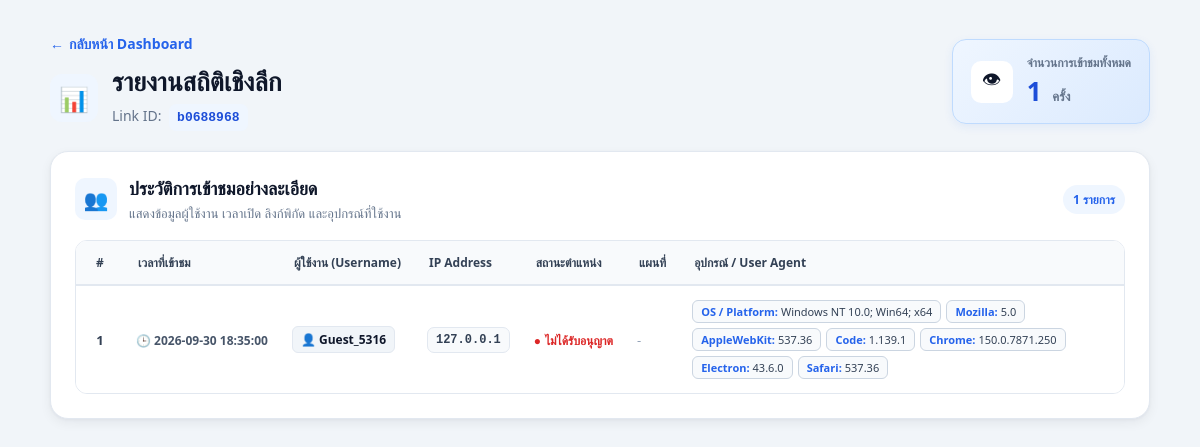
The page /admin/stats/b0688968 (signed in) on the database its author committed.
### tables this page shows
CREATE TABLE visits (
            id INTEGER PRIMARY KEY AUTOINCREMENT,
            link_id TEXT,
            ip_address TEXT,
            user_agent TEXT,
            latitude REAL,
            longitude REAL, username TEXT, created_at TIMESTAMP DEFAULT CURRENT_TIMESTAMP,
            FOREIGN KEY(link_id) REFERENCES links(id)
        );

### router.py (the view)
@router.route('/admin/stats/<link_id>')
def admin_stats(link_id):
    if not session.get('admin_logged_in'):
        return redirect(url_for('router.admin_login'))
    visits = api.fetch_link_stats(link_id)
    if visits is None:
        return "Link not found", 404
    return render_template('admin_stats.html', link_id=link_id, visits=visits, current_username=session.get('admin_username'))

### api.py (called while the page is built)
def get_db_connection():
    connection = sqlite3.connect(DATABASE_PATH)
    return connection

def parse_user_agent(user_agent_string):
    if not user_agent_string or user_agent_string == "-":
        return {}
    parsed_data = {}
    operating_system_match = re.search(r"\((.*?)\)", user_agent_string)
    if operating_system_match:
        parsed_data["OS / Platform"] = operating_system_match.group(1)
    tokens = re.findall(r"([a-zA-Z0-9\-_]+)/([0-9\.]+)", user_agent_string)
    for key, value in tokens:
        parsed_data[key] = value
    return parsed_data

def fetch_link_stats(link_id):
    connection = get_db_connection()
    connection.row_factory = sqlite3.Row
    cursor = connection.cursor()
    cursor.execute("SELECT id FROM links WHERE id = ?", (link_id,))
    if not cursor.fetchone():
        connection.close()
        return None
    cursor.execute(
        """
        SELECT id, username, ip_address, latitude, longitude, user_agent, created_at
        FROM visits WHERE link_id = ? ORDER BY id DESC
        """,
        (link_id,),
    )
    raw_visits = cursor.fetchall()
    connection.close()
    visits = []
    for row in raw_visits:
        item = dict(row)
        item["parsed_ua"] = parse_user_agent(item.get("user_agent"))
        visits.append(item)
    return visits

### templates/admin_stats.html (shortened to what this page needs)
<!doctype html>
<html lang="th">
  <head>
    <link
      rel="stylesheet"
      href="{{ url_for('static', filename='css/common.css') }}"
    />
    <link
      rel="stylesheet"
      href="{{ url_for('static', filename='css/admin_stats.css') }}"
    />
  </head>
  <body class="stats-page">
    <div class="stats-container">
      <div class="stats-page-header">
        <div class="stats-header-left">
          <a href="/admin" class="stats-back-btn">
            <span>←</span>
            <span>กลับหน้า Dashboard</span>
          </a>
          <div class="stats-title-row">
            <div class="stats-title-icon">📊</div>
            <div>
              <h1 class="stats-title">รายงานสถิติเชิงลึก</h1>
              <div class="stats-link-id">
                Link ID: <code>{{ link_id }}</code>
              </div>
            </div>
          </div>
        </div>
        <div class="stats-total-box">
          <div class="stats-total-icon">👁</div>
          <div>
            <div class="stats-total-label">จำนวนการเข้าชมทั้งหมด</div>
            <div class="stats-total-value">
              {{ visits|length }} <span>ครั้ง</span>
            </div>
          </div>
        </div>
      </div>
      <div class="stats-card">
        <div class="stats-section-header">
          <div class="stats-section-title-wrap">
            <div class="stats-section-icon">👥</div>
            <div>
              <h2>ประวัติการเข้าชมอย่างละเอียด</h2>
              <p>แสดงข้อมูลผู้ใช้งาน เวลาเปิด ลิงก์พิกัด และอุปกรณ์ที่ใช้งาน</p>
            </div>
          </div>
          <div class="stats-count-badge">{{ visits|length }} รายการ</div>
        </div>
        {% if visits %}
        <div class="stats-table-wrapper">
          <table class="stats-table">
            <thead>
              <tr>
                <th class="stats-col-number">#</th>
                <th>เวลาที่เข้าชม</th>
                <th>ผู้ใช้งาน (Username)</th>
                <th>IP Address</th>
                <th>สถานะตำแหน่ง</th>
                <th>แผนที่</th>
                <th>อุปกรณ์ / User Agent</th>
              </tr>
            </thead>
            <tbody>
              {% for visit in visits %}
              <tr>
                <td class="stats-row-number">{{ loop.index }}</td>
                <td>
                  <span class="stats-time"
                    >🕒 {{ visit["created_at"] or "ไม่ระบุเวลา" }}</span
                  >
                </td>
                <td>
                  <span class="stats-username"
                    >👤 {{ visit["username"] or "ไม่ระบุตัวตน" }}</span
                  >
                </td>
                <td>
                  <span class="stats-ip">{{ visit["ip_address"] or "-" }}</span>
                </td>
                <td>
                  {% if visit["latitude"] is not none and visit["longitude"] is
                  not none %}
                  <div class="stats-location">
                    <div class="stats-location-status success">
                      <span>●</span> ได้รับพิกัด
                    </div>
                    <div class="stats-coordinates">
                      {{ "%.5f"|format(visit["latitude"]) }}, {{
                      "%.5f"|format(visit["longitude"]) }}
                    </div>
                  </div>
                  {% else %}
                  <div class="stats-location-status denied">
                    <span>●</span> ไม่ได้รับอนุญาต
                  </div>
                  {% endif %}
                </td>
                <td>
                  {% if visit["latitude"] is not none and visit["longitude"] is
                  not none %}
                  <a
                    href="https://maps.google.com/?q={{ visit['latitude'] }},{{ visit['longitude'] }}"
                    target="_blank"
                    rel="noopener noreferrer"
                    class="stats-map-btn"
                    >📍 เปิดบน Google Maps</a
                  >
                  {% else %}
                  <span class="stats-no-data">-</span>
                  {% endif %}
                </td>
                <td>
                  <div class="stats-user-agent-badges">
                    {% if visit["parsed_ua"] %} {% for key, value in
                    visit["parsed_ua"].items() %}
                    <span class="ua-badge"
                      ><strong class="ua-key">{{ key }}:</strong> {{ value
                      }}</span
                    >
                    {% endfor %} {% else %}
                    <span class="stats-no-data"
                      >{{ visit["user_agent"] or "-" }}</span
                    >
                    {% endif %}
                  </div>
                </td>
              </tr>
              {% endfor %}
            </tbody>
          </table>
        </div>
        {% endif %}
      </div>
    </div>
  </body>
</html>

### static/css/common.css (style rules this page uses)
:root { --primary-color: #2563eb; --primary-hover: #1d4ed8; --bg-color: #f1f5f9; --card-bg: #ffffff; --text-main: #0f172a; --text-muted: #64748b; --border-color: #e2e8f0; --success-color: #16a34a; --danger-color: #dc2626; --shadow: 0 4px 12px rgba(15, 23, 42, 0.06); }
* { box-sizing: border-box; }
html { width: 100%; overflow-x: hidden; }
body { width: 100%; min-height: 100vh; margin: 0; padding: 32px 20px; font-family: "Segoe UI", Tahoma, Geneva, Verdana, sans-serif; background: var(--bg-color); color: var(--text-main); overflow-x: hidden; }

### rows shown on the page
visits: created_at "2026-09-30 18:35:00", username "Guest_5316", ip_address "127.0.0.1", key "OS / Platform" "Mozilla" "AppleWebKit" "Code" "Chrome" "Electron" "Safari", value "Windows NT 10.0; Win64; x64" "5.0" "537.36" "1.139.1" "150.0.7871.250" "43.6.0" "537.36"

### other values the page prints
{{ link_id }} "b0688968"
{{ visits|length }} "1"
